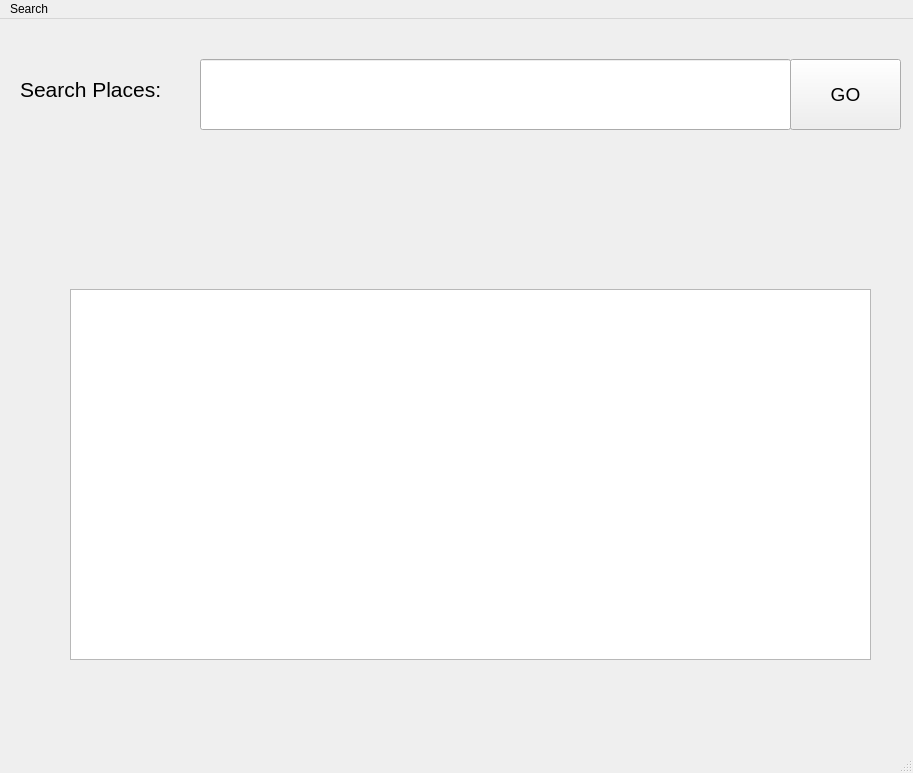
<?xml version="1.0" encoding="UTF-8"?>
<ui version="4.0">
 <class>MainWindow</class>
 <widget class="QMainWindow" name="MainWindow">
  <property name="geometry">
   <rect>
    <x>0</x>
    <y>0</y>
    <width>913</width>
    <height>773</height>
   </rect>
  </property>
  <property name="windowTitle">
   <string>MainWindow</string>
  </property>
  <widget class="QWidget" name="centralwidget">
   <widget class="QLineEdit" name="lineEdit">
    <property name="geometry">
     <rect>
      <x>200</x>
      <y>40</y>
      <width>591</width>
      <height>71</height>
     </rect>
    </property>
    <property name="font">
     <font>
      <pointsize>14</pointsize>
     </font>
    </property>
   </widget>
   <widget class="QPushButton" name="pushButton">
    <property name="geometry">
     <rect>
      <x>790</x>
      <y>40</y>
      <width>111</width>
      <height>71</height>
     </rect>
    </property>
    <property name="font">
     <font>
      <pointsize>14</pointsize>
     </font>
    </property>
    <property name="text">
     <string>GO</string>
    </property>
   </widget>
   <widget class="QLabel" name="label">
    <property name="geometry">
     <rect>
      <x>20</x>
      <y>40</y>
      <width>181</width>
      <height>61</height>
     </rect>
    </property>
    <property name="font">
     <font>
      <pointsize>16</pointsize>
     </font>
    </property>
    <property name="text">
     <string>Search Places:</string>
    </property>
   </widget>
   <widget class="QTextEdit" name="result_text">
    <property name="geometry">
     <rect>
      <x>70</x>
      <y>270</y>
      <width>801</width>
      <height>371</height>
     </rect>
    </property>
    <property name="font">
     <font>
      <pointsize>14</pointsize>
     </font>
    </property>
   </widget>
   <widget class="QLabel" name="label_2">
    <property name="geometry">
     <rect>
      <x>0</x>
      <y>0</y>
      <width>921</width>
      <height>761</height>
     </rect>
    </property>
    <property name="text">
     <string/>
    </property>
   </widget>
  </widget>
  <widget class="QMenuBar" name="menubar">
   <property name="geometry">
    <rect>
     <x>0</x>
     <y>0</y>
     <width>913</width>
     <height>26</height>
    </rect>
   </property>
   <widget class="QMenu" name="menuSearch">
    <property name="title">
     <string>Search</string>
    </property>
   </widget>
   <addaction name="menuSearch"/>
  </widget>
  <widget class="QStatusBar" name="statusbar"/>
 </widget>
 <resources/>
 <connections/>
</ui>
